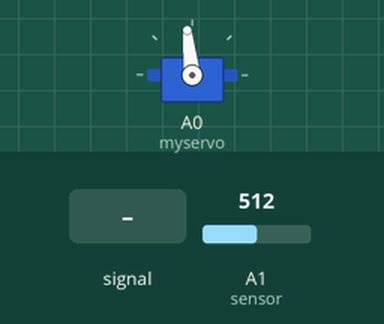
A sketch run on a simulated Arduino Uno, built with avr-gcc and run on an emulated ATmega328P. Shown: servo. The test bench sets the inputs (shaded band); at power-on: A1 (sensor) = 512.

Above: at 2.5 s.
2.6 s: A1 (sensor) fed a 200 Hz sine of ±81 counts around its level
At 2.92 s:
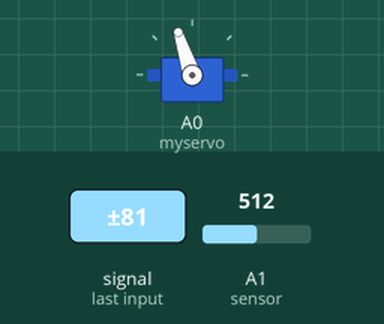
5.6 s: A1 (sensor) set to 716
8.6 s: A1 (sensor) set to 900
At 9.9 s:
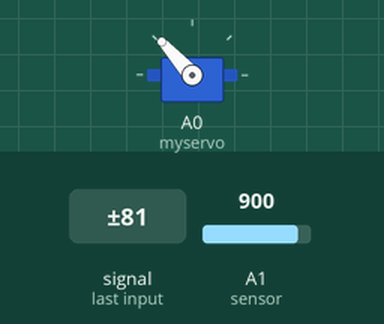
11.6 s: A1 (sensor) fed a 200 Hz sine of ±81 counts around its level
At 12.77 s:
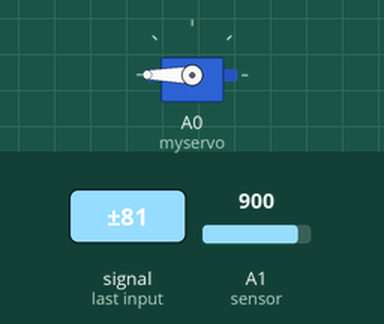
14.6 s: A1 (sensor) set to 511
Timing chart, 0 to 17.3 s (numbered marks = the images above; inputs shaded):
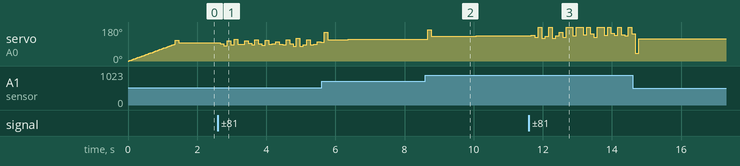

The sketch:

new_eco_prog.txt.ino
```cpp
#include <PID_v1.h>

//                                                                                                                                                                                                                                                                                                                                                                                                                                                                                                                                                                                                                                                                                                                                                                                                                                                                                                                                                                                                                                                                                                                                                                                                                                                                                                                                                                                                                                                                                                                                                                                                                                                                                                                                                                                                                                                                                                                                                                                                                                                                                                                                                                                                                                                                                                                                                                                              #include <PID_v1.h>
#include <Servo.h>
Servo myservo;

double Setpoint, Input, Output;
double aggKp = 4, aggKi = 0.2, aggKd = 1;
double consKp = 1, consKi = 0.05, consKd = 0.25;
PID myPID(&Input, &Output, &Setpoint, consKp, consKi, consKd, DIRECT);

int sensor = A1;
int new_angle=90;
int prev_angle=90;
int new_value=35;
int prev_value=35;
int interval=0;
const int junctionPulse = A2;

void setup() {
  myservo.attach(A0);
  Input = 33;
  Setpoint = 33;
  myPID.SetMode(AUTOMATIC);
  myPID.SetOutputLimits(-90, 90);
  for (int i = 0; i <= 90; i++)
  {
    myservo.write(i);
    // //Serial.println(i);
    delay(15);
  }

}

void loop() {
  int temp = analogRead(sensor);
  temp = map(temp, 0, 1023, 0, 255);
  new_value = ((temp * 0.02) / 4.5) * 70;
  Input = ceil (new_value);
  myPID.Compute();
  if (new_value >= 0  && new_value <= 70)
  {
    myPID.SetTunings(consKp, consKi, consKd);
  }
  else
  {
    myPID.SetTunings(aggKp, aggKi, aggKd);
  }
  myPID.Compute();
  new_angle = 90 - Output;
  interval=abs(new_angle-prev_angle);

  if (new_value >= 0  && new_value <= 70)
  { prev_value = new_value;
    myservo.write(new_angle);
    prev_angle = new_angle;
    delay(interval);
  }
  else if(new_value > 73)
  { if (prev_value==0)
    {new_angle= new_angle-97;
      myservo.write(new_angle);
      prev_angle = new_angle;
      delay(interval);
    }
    else if(prev_value>73)
    {myservo.write(new_angle);
    prev_angle = new_angle;
    delay(interval);
      }
    }
}
```
